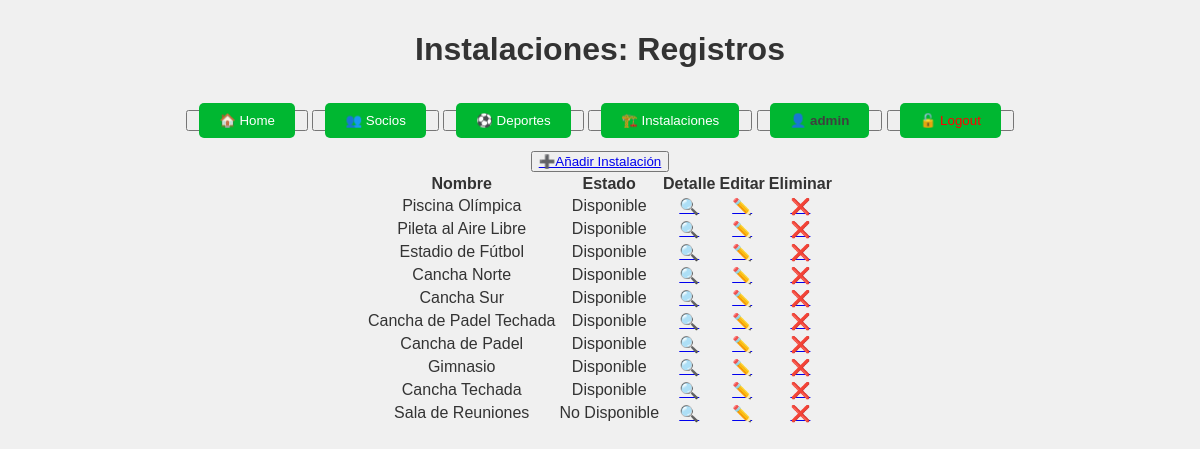
The page /instalaciones/ (signed in) on the database its author committed.
### club/models.py (models this page shows, shortened)
class Instalacion(models.Model):
    nombre = models.CharField(max_length=100)
    descripcion = models.TextField(blank=True, null=True)
    capacidad = models.IntegerField()
    necesita_reserva = models.BooleanField(default=False)
    horario_disponible = models.CharField(max_length=100, blank=True, null=True)
    disponible = models.BooleanField(default=True)

### club/views.py (the view)
# urls.py: path('instalaciones/', InstalacionListView.as_view(), name='instalaciones_list'),
class InstalacionListView(LoginRequiredMixin, ListView):
    model = Instalacion
    template_name = 'club/instalaciones_list.html'
    context_object_name = 'object_list'

### templates/club/instalaciones_list.html
{% extends 'club/base.html' %}
{% block titulo %}
    Instalaciones: Registros
{% endblock titulo %}
{% block main %}
    <button>
        <a href="{% url 'instalaciones_create' %}">➕Añadir Instalación</a>
    </button>
    <div style="display: flex; justify-content: center;">
        <table>
            <thead>
                <tr>
                    <th>Nombre</th>
                    <th>Estado</th>
                    <th>Detalle</th>
                    <th>Editar</th>
                    <th>Eliminar</th>
                </tr>
            </thead>
            <tbody>
                {% for object in object_list %}
                    <tr>
                        <td>{{ object.nombre }}</td>
                        <td>{% if object.disponible %} Disponible {% else %} No Disponible {% endif %}</td>
                        <td><a href="{% url 'instalaciones_detail' object.id %}">🔍</a></td>
                        <td><a href="{% url 'instalaciones_edit' object.id %}">✏️</a></td>
                        <td><a href="{% url 'instalaciones_delete' object.id %}">❌</a></td>
                    </tr>
                {% empty %}
                    <tr>
                        <td colspan="5">No hay registros para mostrar</td>
                    </tr>
                {% endfor %}
            </tbody>
        </table>
    </div>
{% endblock main %}

### templates/club/navbar.html (shortened to what this page needs)
    <button><a href="{% url 'index' %}">🏠 Home</a></button>
{% if user.is_authenticated %}
    <button><a href="{% url 'socio_list' %}">👥 Socios</a></button>
    <button><a href="{% url 'deporte_list' %}">⚽ Deportes</a></button>
    <button><a href="{% url 'instalaciones_list' %}">🏗️ Instalaciones</a></button>
    <button><a style="color: #3f3f3f; font-weight: bold" href="{% url 'profile' %}">👤 {{ user.username }}</a></button>
    <form action="{% url 'logout' %}" method="post" style="display: inline;">
        <button type="submit"><a style="color: #3f3f3f; color: red;">🔓 Logout</a></button>
    </form>
{% else %}
    <button><a style="color: #3f3f3f;" href="{% url 'login' %}">🔓 Login</a></button>
{% endif %}

### templates/club/base.html (style rules this page uses)
body { font-family: 'Arial', sans-serif; margin: 0; padding: 0; background: #f0f0f0; color: #333; }
nav a { color: white; background: #00b731; padding: 10px 20px; text-decoration: none; border-radius: 5px; margin: 5px; }

### rows shown on the page
Instalacion: nombre "Piscina Olímpica", disponible "Disponible"
Instalacion: nombre "Pileta al Aire Libre", disponible "Disponible"
Instalacion: nombre "Estadio de Fútbol", disponible "Disponible"
Instalacion: nombre "Cancha Norte", disponible "Disponible"
Instalacion: nombre "Cancha Sur", disponible "Disponible"
Instalacion: nombre "Cancha de Padel Techada", disponible "Disponible"
Instalacion: nombre "Cancha de Padel", disponible "Disponible"
Instalacion: nombre "Gimnasio", disponible "Disponible"
Instalacion: nombre "Cancha Techada", disponible "Disponible"
Instalacion: nombre "Sala de Reuniones", disponible "No Disponible"

### other values the page prints
{{ user.username }} "admin"
